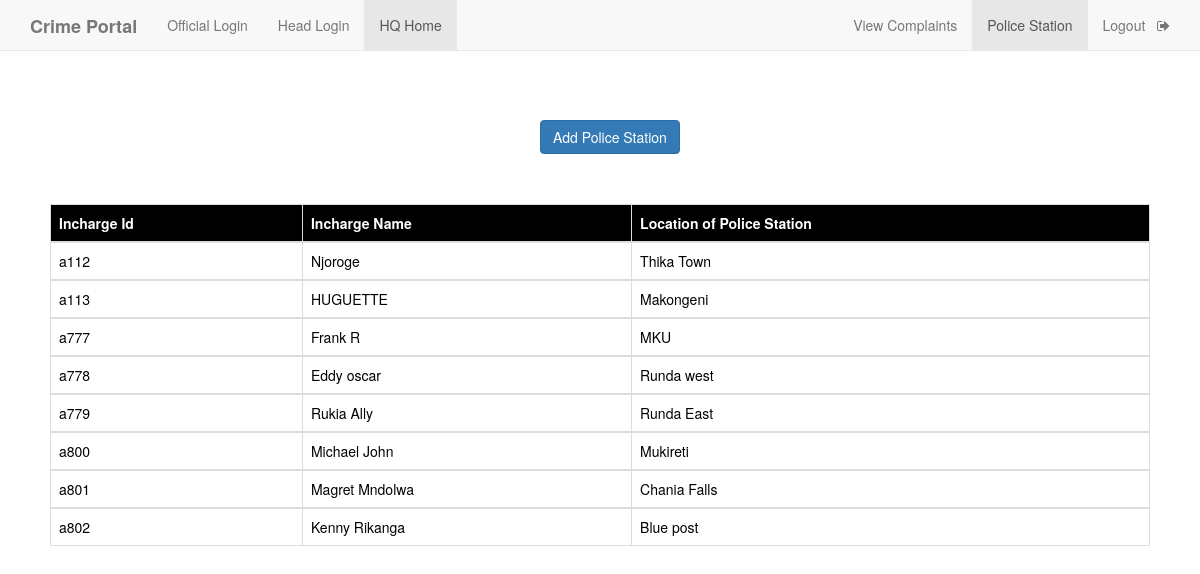
Page /head_view_police_station.php (signed in) on the committed database.
### tables this page shows
CREATE TABLE `police_station` (
  `i_id` varchar(50) NOT NULL,
  `i_name` varchar(50) NOT NULL,
  `location` varchar(50) NOT NULL,
  `i_pass` varchar(50) NOT NULL
);

### head_view_police_station.php (the view, shortened to what this page needs)
<!DOCTYPE html>
<html>
<head>
    <?php
    $conn=mysqli_connect("localhost","root","","crime_portal");
    mysqli_select_db($conn,"crime_portal");
    $query="select i_id,i_name,location from police_station";
    $result=mysqli_query($conn,$query);
    ?>
	<link rel="stylesheet" type="text/css" href="https://maxcdn.bootstrapcdn.com/bootstrap/3.3.5/css/bootstrap.min.css">
	<link rel="stylesheet" type="text/css" href="https://maxcdn.bootstrapcdn.com/font-awesome/4.4.0/css/font-awesome.min.css">
</head>
<body>
	<nav  class="navbar navbar-default navbar-fixed-top">
  <div class="container">
    <div class="navbar-header">
      <a class="navbar-brand" href="home.php"><b>Crime Portal</b></a>
    </div>
    <div id="navbar" class="collapse navbar-collapse">
      <ul class="nav navbar-nav">
        <li><a href="official_login.php">Official Login</a></li>
        <li><a href="headlogin.php">Head Login</a></li>
        <li class="active"><a href="head_view_police_station.php">HQ Home</a></li>
      </ul>
      <ul class="nav navbar-nav navbar-right">
        <li><a href="headHome.php">View Complaints</a></li>
        <li class="active" ><a href="head_view_police_station.php">Police Station</a></li>
        <li><a href="h_logout.php">Logout &nbsp <i class="fa fa-sign-out" aria-hidden="true"></i></a></li>
      </ul>
    </div>
  </div>
 </nav>
 <div  style="margin-top: 10%;margin-left: 45%">
   <a href="police_station_add.php" class="btn btn-primary">Add Police Station</a>
 </div>
<div style="padding:50px;">
   <table class="table table-bordered">
    <thead class="thead-dark" style="background-color: black; color: white;">
      <tr>
        <th scope="col">Incharge Id</th>
        <th scope="col">Incharge Name</th>
        <th scope="col">Location of Police Station</th>
      </tr>
    </thead>
<?php
      while($rows=mysqli_fetch_assoc($result)){
    ?>
    <tbody style="background-color: white; color: black;">
      <tr>
        <td><?php echo $rows['i_id']; ?></td>
        <td><?php echo $rows['i_name']; ?></td>
        <td><?php echo $rows['location']; ?></td>
      </tr>
    </tbody>
    <?php
    }
    ?>
</table>
 </div>
</body>
</html>

### rows in the picture
police_station: i_id "a112", i_name "Njoroge", location "Thika Town"
police_station: i_id "a113", i_name "HUGUETTE", location "Makongeni"
police_station: i_id "a777", i_name "Frank R", location "MKU"
police_station: i_id "a778", i_name "Eddy oscar", location "Runda west"
police_station: i_id "a779", i_name "Rukia Ally", location "Runda East"
police_station: i_id "a800", i_name "Michael John", location "Mukireti"
police_station: i_id "a801", i_name "Magret Mndolwa", location "Chania Falls"
police_station: i_id "a802", i_name "Kenny Rikanga", location "Blue post"
